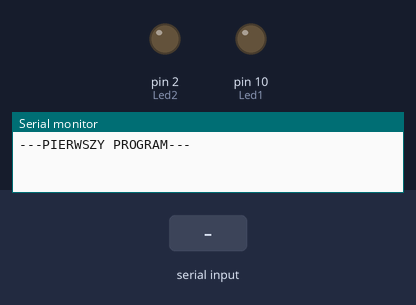
Bench run of a sketch on a simulated Arduino Uno, built with avr-gcc and run on an emulated ATmega328P. Parts: output pins drawn as LEDs (lit = HIGH), the last lines printed to the serial monitor. The test bench sets the inputs (shaded band).

Above: at 1.2 s.
1.3 s: "led1\n" received over Serial
At 2.4 s:
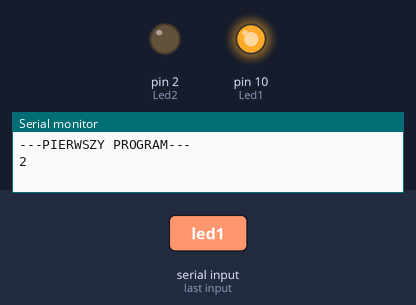
2.8 s: "led2\n" received over Serial
At 3.6 s:
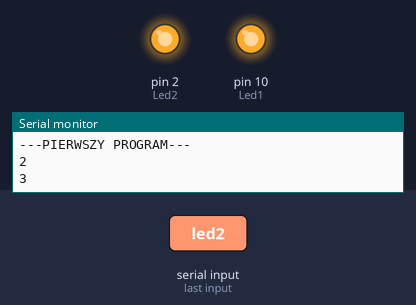
4.3 s: "led1\n" received over Serial
At 4.7 s:
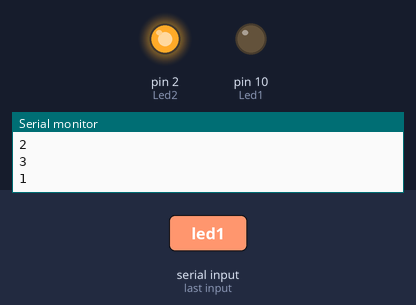
Timing chart, 0 to 7.3 s (numbered marks = the images above; inputs shaded):
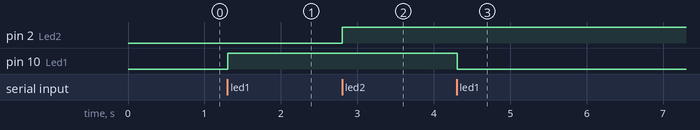

The sketch:

sketch_jan06a.ino
```cpp
////
/*
Program ktory przelacza dwie diody led
komendy wysyla sie portem szergowym
*/
////
#define Led1 10
#define Led2 2

//struktura do przechowywania danych, dodana dla uproszczenia przesylania danych
struct dataLogic{
  bool switchLed1;
  bool switchLed2;
} dataS = {false,false};

void setup() {
  // put your setup code here, to run once:
  Serial.begin(9600);
  Serial.println("---PIERWSZY PROGRAM---");
  pinMode(Led1,OUTPUT);
  pinMode(Led2,OUTPUT);

  digitalWrite(Led1,LOW);
  digitalWrite(Led2,LOW);
}

void loop() {
  // put your main code here, to run repeatedly:
  if(Serial.available() >0)
    ledSwitch();

}

//przelacznik ledow
void ledSwitch(){
  String rxData = Serial.readStringUntil('\n');
  //sterowanie dioda 1
  if(rxData == "led1"){
    if(dataS.switchLed1){
      digitalWrite(Led1,LOW);
      dataS.switchLed1 = false;
    }
    else{
      digitalWrite(Led1,HIGH);
      dataS.switchLed1 = true;
    }
  }
  //sterowanie dioda 2
  else if(rxData == "led2"){
    if(dataS.switchLed2){
      digitalWrite(Led2,LOW);
      dataS.switchLed2 = false;
    }
    else{
      digitalWrite(Led2,HIGH);
      dataS.switchLed2 = true;
    }
  }
  else
    Serial.println("EXCEPTION: BAD COMMAND!");

  //wysylanie ramki z stanami diod    <-TBD
  sendFrame(&dataS);
}

//Tu bedzie wysylanie ramki z danymi <-TBD
void sendFrame(const struct dataLogic * dataS){
  //Serial.println(dataS->switchLed1);
  //Serial.println(dataS->switchLed2);
  int frame = dataS->switchLed1;
  frame = frame<<1;
  frame = frame | dataS->switchLed2;
  Serial.println(frame);
}
```

Measured:
- after the input at 1.3 s, pin 10 (Led1): LOW → HIGH at once
- after the input at 2.8 s, pin 2 (Led2): LOW → HIGH at once
- after the input at 4.3 s, pin 10 (Led1): HIGH → LOW at once
